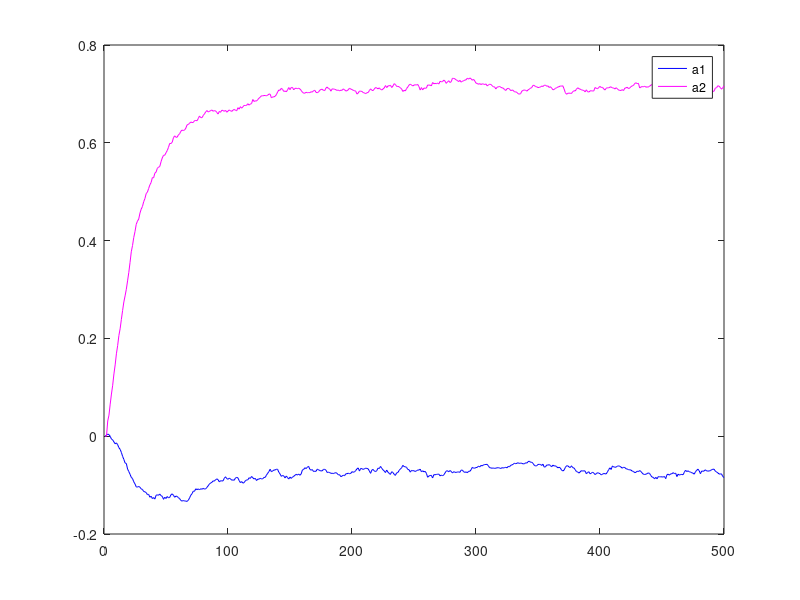

Write MATLAB code to recreate this figure.
a1 = 0.1;
a2 = -0.8;
delta = 0.05;
N = 500;

v = zeros(100, 500);
x = zeros(100, 1000);

for i = 1:100
    whi = sqrt(0.27) * randn(1,N);
    v(i,1) = whi(1);
    v(i,2) = whi(2);
    x(i,1) = whi(1) + v(i,1);
    x(i,2) = -a1*x(1) + v(i,2);
    for j = 3:1:N
        v(i,j) = whi(j);
        x(i,j) = -a1*x(i,j-1) - a2*x(i,j-2) + v(i,j); 
    end
end

h = zeros(100,N,2);
e = zeros(100, 500);

for i = 1:1:100
    e(i,1) = x(i,1);
    h(i,1,1) = 0;
    h(i,1,2) = 0;
    e(i,2) = x(i,2) - h(i,1,1)*x(i,1);
    h(i,2,1) = h(i,1,1) + delta*e(i,2)*x(i,1);
    h(i,2,2) = h(i,1,2);
    for j = 3:1:N
        e(i,j) = x(i,j) - h(i,j-1,1)*x(i,j-1) - h(i,j-1,2)*x(i,j-2);
        h(i,j,1) = h(i,j-1,1) + delta*e(i,j)*x(i,j-1);
        h(i,j,2) = h(i,j-1,2) + delta*e(i,j)*x(i,j-2);
    end
end

a1 = zeros(1, 500);
a2 = zeros(1, 500);

for j = 1:1:N
    a1(j) = 0;
    a2(j) = 0;
    for i = 1:1:100
        a1(j) = a1(j) + h(i,j,1);
        a2(j) = a2(j) + h(i,j,2);
    end
    a1(j) = a1(j)/100;
    a2(j) = a2(j)/100;
end

figure(2);
plot(a1,'b')
hold on;
plot(a2,'m')
legend('a1','a2')


